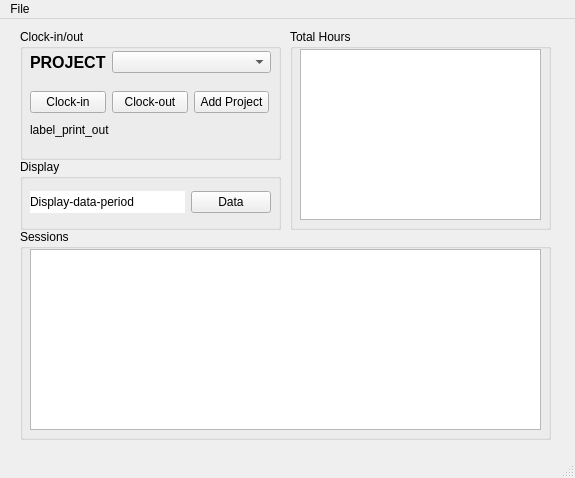
<?xml version="1.0" encoding="UTF-8"?>
<ui version="4.0">
 <class>MainWindow</class>
 <widget class="QMainWindow" name="MainWindow">
  <property name="geometry">
   <rect>
    <x>0</x>
    <y>0</y>
    <width>575</width>
    <height>478</height>
   </rect>
  </property>
  <property name="windowTitle">
   <string>MainWindow</string>
  </property>
  <widget class="QWidget" name="centralwidget">
   <widget class="QGroupBox" name="groupBox">
    <property name="enabled">
     <bool>true</bool>
    </property>
    <property name="geometry">
     <rect>
      <x>20</x>
      <y>10</y>
      <width>261</width>
      <height>131</height>
     </rect>
    </property>
    <property name="title">
     <string>Clock-in/out</string>
    </property>
    <widget class="QLabel" name="label_print_out">
     <property name="geometry">
      <rect>
       <x>10</x>
       <y>90</y>
       <width>241</width>
       <height>21</height>
      </rect>
     </property>
     <property name="styleSheet">
      <string notr="true"/>
     </property>
     <property name="text">
      <string>label_print_out</string>
     </property>
    </widget>
    <widget class="QWidget" name="layoutWidget">
     <property name="geometry">
      <rect>
       <x>10</x>
       <y>20</y>
       <width>241</width>
       <height>26</height>
      </rect>
     </property>
     <layout class="QGridLayout" name="gridLayout" columnstretch="0,3">
      <item row="0" column="0">
       <widget class="QLabel" name="label_2">
        <property name="font">
         <font>
          <pointsize>12</pointsize>
          <bold>true</bold>
         </font>
        </property>
        <property name="text">
         <string>PROJECT</string>
        </property>
       </widget>
      </item>
      <item row="0" column="1">
       <widget class="QComboBox" name="comboBox_db_projects"/>
      </item>
     </layout>
    </widget>
    <widget class="QWidget" name="layoutWidget">
     <property name="geometry">
      <rect>
       <x>10</x>
       <y>60</y>
       <width>239</width>
       <height>26</height>
      </rect>
     </property>
     <layout class="QHBoxLayout" name="horizontalLayout">
      <item>
       <widget class="QPushButton" name="button_clock_in">
        <property name="text">
         <string>Clock-in</string>
        </property>
       </widget>
      </item>
      <item>
       <widget class="QPushButton" name="button_clock_out">
        <property name="text">
         <string>Clock-out</string>
        </property>
       </widget>
      </item>
      <item>
       <widget class="QPushButton" name="pushButton_add_project">
        <property name="text">
         <string>Add Project</string>
        </property>
       </widget>
      </item>
     </layout>
    </widget>
   </widget>
   <widget class="QGroupBox" name="groupBox_2">
    <property name="geometry">
     <rect>
      <x>20</x>
      <y>210</y>
      <width>531</width>
      <height>211</height>
     </rect>
    </property>
    <property name="title">
     <string>Sessions</string>
    </property>
    <widget class="QTableWidget" name="tableWidget">
     <property name="geometry">
      <rect>
       <x>10</x>
       <y>20</y>
       <width>511</width>
       <height>181</height>
      </rect>
     </property>
    </widget>
   </widget>
   <widget class="QGroupBox" name="groupBox_4">
    <property name="geometry">
     <rect>
      <x>290</x>
      <y>10</y>
      <width>261</width>
      <height>201</height>
     </rect>
    </property>
    <property name="title">
     <string>Total Hours</string>
    </property>
    <widget class="QTableWidget" name="tableWidget_reports">
     <property name="geometry">
      <rect>
       <x>10</x>
       <y>20</y>
       <width>241</width>
       <height>171</height>
      </rect>
     </property>
    </widget>
   </widget>
   <widget class="QPushButton" name="button_report">
    <property name="geometry">
     <rect>
      <x>240</x>
      <y>460</y>
      <width>131</width>
      <height>24</height>
     </rect>
    </property>
    <property name="text">
     <string>Report</string>
    </property>
   </widget>
   <widget class="QPushButton" name="button_sessions">
    <property name="geometry">
     <rect>
      <x>60</x>
      <y>460</y>
      <width>151</width>
      <height>21</height>
     </rect>
    </property>
    <property name="text">
     <string>Sessions</string>
    </property>
   </widget>
   <widget class="QPushButton" name="button_status">
    <property name="geometry">
     <rect>
      <x>400</x>
      <y>460</y>
      <width>95</width>
      <height>24</height>
     </rect>
    </property>
    <property name="text">
     <string>Status</string>
    </property>
   </widget>
   <widget class="QGroupBox" name="groupBox_3">
    <property name="geometry">
     <rect>
      <x>20</x>
      <y>140</y>
      <width>261</width>
      <height>71</height>
     </rect>
    </property>
    <property name="title">
     <string>Display</string>
    </property>
    <widget class="QWidget" name="">
     <property name="geometry">
      <rect>
       <x>10</x>
       <y>30</y>
       <width>241</width>
       <height>26</height>
      </rect>
     </property>
     <layout class="QGridLayout" name="gridLayout_2" columnstretch="5,0">
      <item row="0" column="0">
       <widget class="QLabel" name="label_display_data">
        <property name="styleSheet">
         <string notr="true">background-color: rgb(255, 255, 255);</string>
        </property>
        <property name="text">
         <string>Display-data-period</string>
        </property>
       </widget>
      </item>
      <item row="0" column="1">
       <widget class="QPushButton" name="pushButton">
        <property name="text">
         <string>Data</string>
        </property>
       </widget>
      </item>
     </layout>
    </widget>
   </widget>
  </widget>
  <widget class="QMenuBar" name="menubar">
   <property name="geometry">
    <rect>
     <x>0</x>
     <y>0</y>
     <width>575</width>
     <height>22</height>
    </rect>
   </property>
   <widget class="QMenu" name="menuFile">
    <property name="title">
     <string>File</string>
    </property>
    <addaction name="actionExport_Data"/>
    <addaction name="actionGraphs"/>
    <addaction name="separator"/>
    <addaction name="actionEdit_Logs"/>
   </widget>
   <addaction name="menuFile"/>
  </widget>
  <widget class="QStatusBar" name="statusbar"/>
  <action name="actionExport_Data">
   <property name="text">
    <string>Export to CSV</string>
   </property>
  </action>
  <action name="actionGraphs">
   <property name="text">
    <string>Graphs</string>
   </property>
  </action>
  <action name="actionEdit_Logs">
   <property name="text">
    <string>Edit Logs</string>
   </property>
  </action>
 </widget>
 <resources/>
 <connections/>
</ui>
